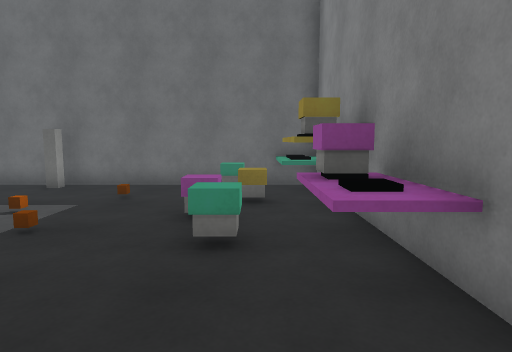
View 1 (above)

15 first-person views from a walk through a 3-D level made in the Unity game engine. The camera is 1.3 m above the floor, tilts 6° down and sees 75° across. The floor is counted in squares, 1 m on a side. Each view is taken from the middle of a square. On the plan, view 1 faces up. The plan holds only what a view shows up to about 14 squares ahead; the rest is blank. The place goes on beyond the plan. The player character is not drawn. Some surface patterns are stand-ins.

View 2
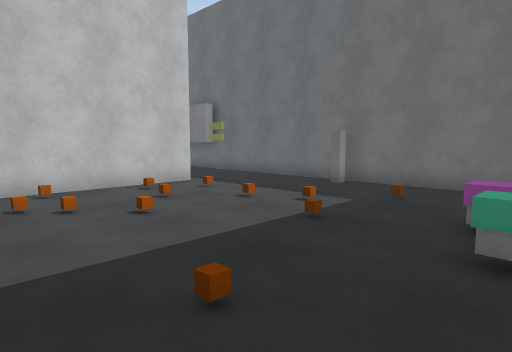

View 3
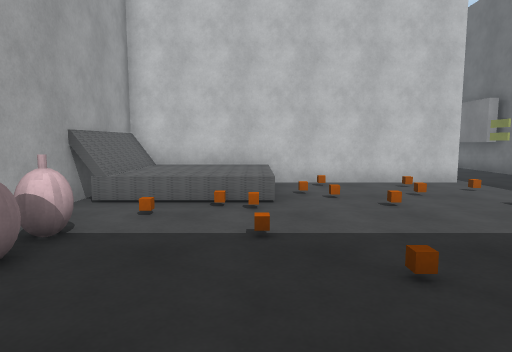

View 4
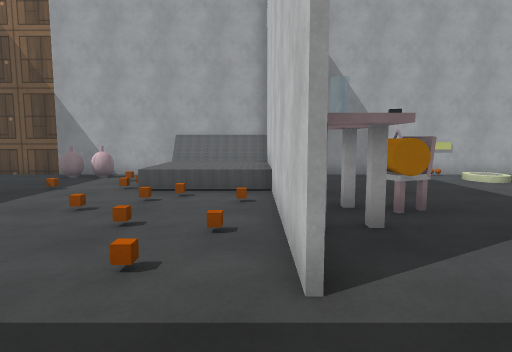

View 5
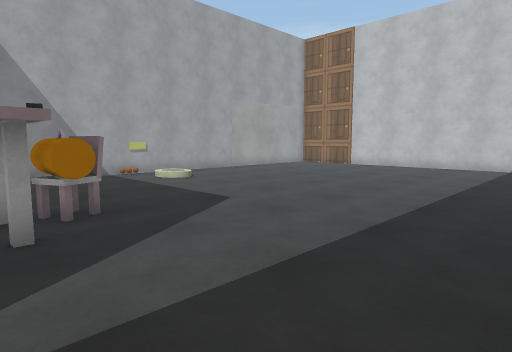

View 6
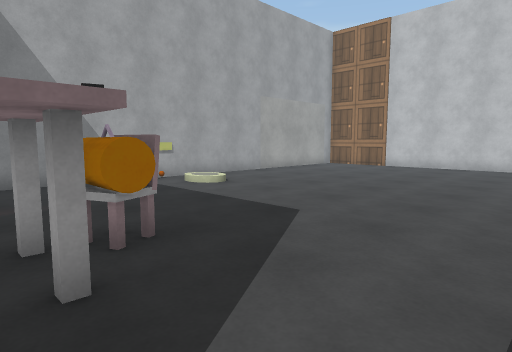

View 7
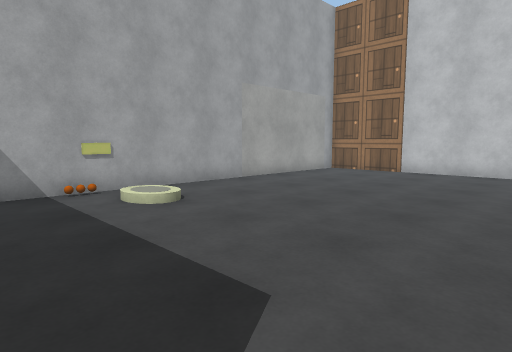

View 8
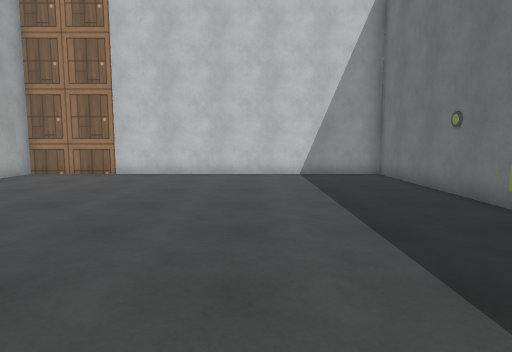

View 9
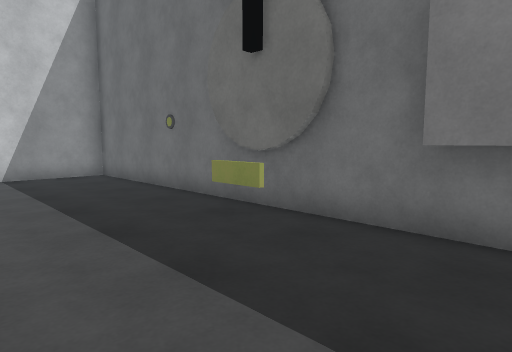

View 10
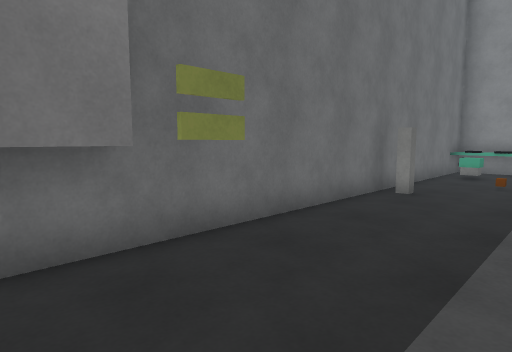

View 11
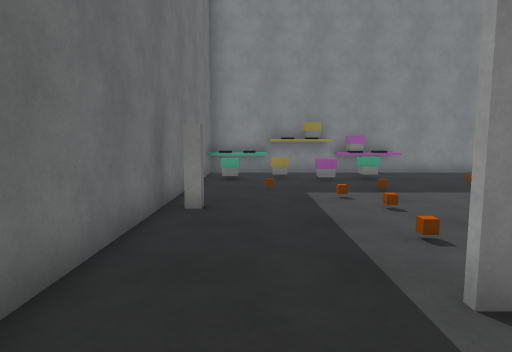

View 12
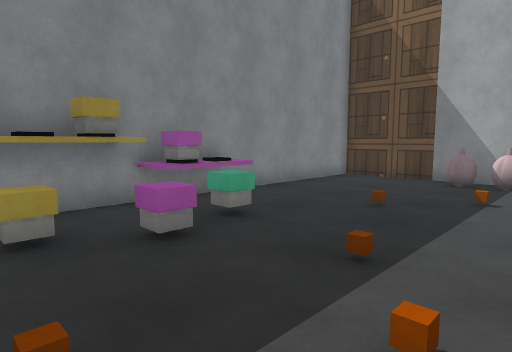

View 13
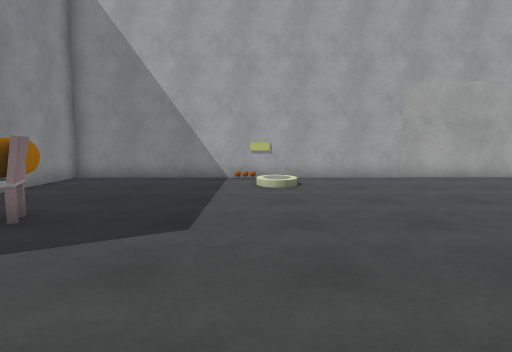

View 14
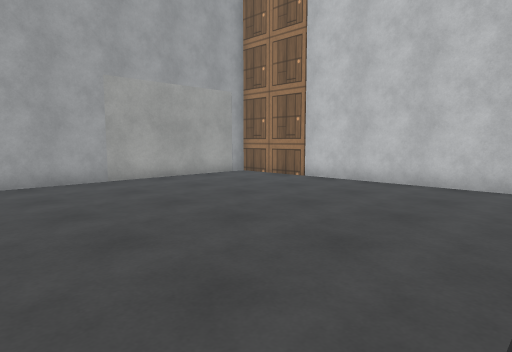

View 15
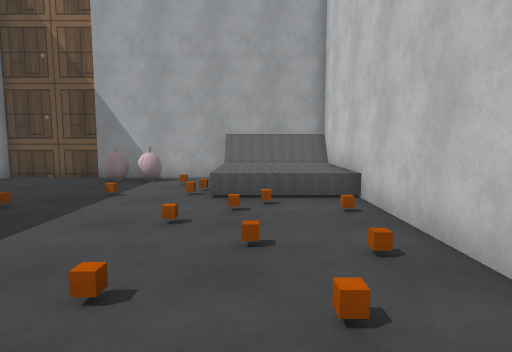

### Floor plan
Points are (right, up) in squares from view 1. A wall is a line through its corners. A room is listed if a view was taken in it or the views show most of it. See-through windows are left out.
Room 1 (views 1, 2, 3, 4, 5, 6, 7, 8, 9, 10, 11, 12, 13, 14, 15)
walls: (-9.4, 1.6) (-9.4, -0.8); (-9.4, 6.4) (-9.4, 5.4); (-11.1, 9.1) (-12.1, 9.1); (-9.4, -3.1) (-9.4, -3.9); (-9.6, -4) (-9.6, -3.1); (-6.5, -3.9) (1.8, -3.9) (1.8, 9.9) (-27.2, 9.9) (-27.2, -3.9) (-8.4, -3.9)
objects: other object (-19, 9) to (-18, 10); other object (-15, 9) to (-13, 9); chair (-12, 2) to (-12, 3); table (-11, 2) to (-10, 5); other object (-9, -4) to (-6, 0); other object (-4, -3) to (-2, -3); other object (-1, 4) to (0, 4); other object (-1, 5) to (-1, 6); other object (-1, 9) to (0, 9); other object (0, 7); other object (1, 3); other object (1, 4); other object (1, 5); other object (1, 6); other object (1, 7); other object (1, 8) to (1, 9)

Positions as (right, up) in squares from view 1, and headings:
1: (0, 0), facing up
2: (0, 0), facing up-left
3: (1, 0), facing left
4: (-9, 9), facing down
5: (-10, 9), facing down-left
6: (-10, 7), facing down-left
7: (-13, 5), facing down-left
8: (-14, 5), facing left
9: (-14, 5), facing up-left
10: (-14, 6), facing up-right
11: (-12, 8), facing right
12: (-5, 8), facing down-right
13: (-16, 8), facing down
14: (-17, 7), facing down-left
15: (-7, 8), facing down
